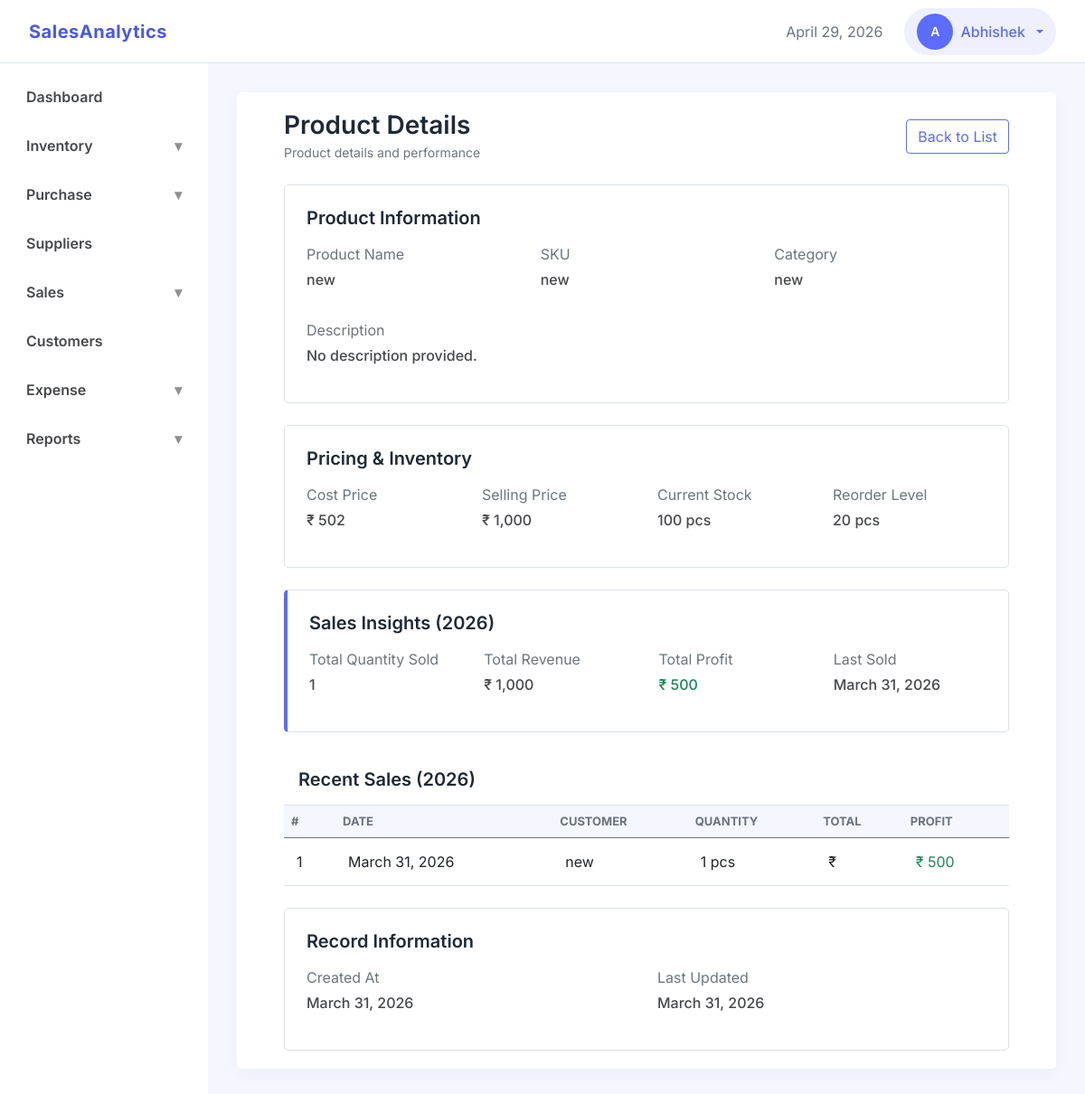
Before: /inventory/list/1 (signed in) with the older database file.
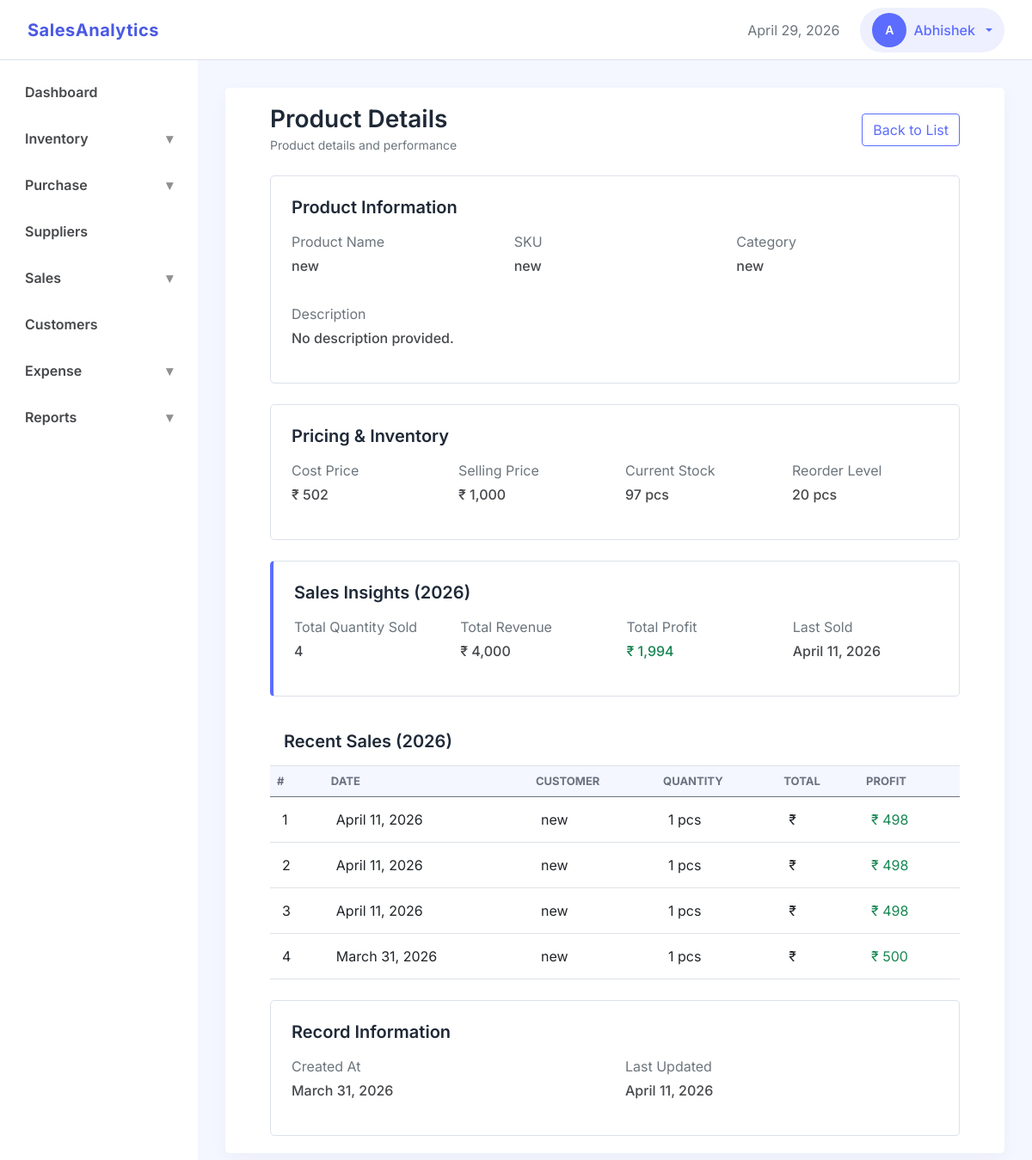
After: the same page with the newer database file.
### inventory/models.py (models this page shows, shortened)
class Product(models.Model):
    class UnitChoices(models.TextChoices):
        PIECE = 'pcs', 'Piece'
        KILOGRAM = 'kg', 'KG'
        LITER = 'l', 'Liter'
        GRAM = 'g', 'Gram'
        METER = 'm', 'Meter'
        BOX = 'box', 'Box'
        PACK = 'pack', 'Pack'
    name = models.CharField(max_length=100)
    description = models.TextField(blank=True)
    sku = models.CharField(max_length=100, unique=True)
    category = models.ForeignKey(
        ProductCategory, on_delete=models.PROTECT,
        db_index=True,
        related_name='products'
        )
    current_avg_cost = models.DecimalField(
        max_digits=12,
        decimal_places=2,
        blank=True,
        null=True
        )
    selling_price = models.DecimalField(
        max_digits=12,
        decimal_places=2
        )
    current_stock = models.IntegerField(
        default=0,
        validators=[MinValueValidator(0)]
        )
    unit = models.CharField(
        max_length=20,
        choices=UnitChoices.choices
        )
    reorder_level = models.IntegerField(
        default=0,
        validators=[MinValueValidator(0)]
        )
    is_active = models.BooleanField(default=True)
    business = models.ForeignKey('business.Business', on_delete=models.CASCADE, related_name='products')
    created_by = models.ForeignKey('accounts.User', on_delete=models.SET_NULL, null=True, blank=True, related_name='created_products')
    created_at = models.DateTimeField(auto_now_add=True)
    updated_at = models.DateTimeField(auto_now=True)

class ProductCategory(models.Model):
    name = models.CharField(max_length=100, unique=True)
    description = models.TextField(blank=True)
    business = models.ForeignKey('business.Business', on_delete=models.CASCADE, related_name='product_categories')
    created_at = models.DateTimeField(auto_now_add=True)
    updated_at = models.DateTimeField(auto_now=True)

### sales/models/sales.py (models this page shows, shortened)
class Sale(models.Model):
    class PaymentMethod(models.TextChoices):
        CASH = 'cash', 'Cash'
        CARD = 'card', 'Card'
        UPI = 'upi', 'UPI'
    class StatusChoices(models.TextChoices):
        COMPLETED = 'completed', 'Completed'
        CANCELLED = 'cancelled', 'Cancelled'
    customer = models.ForeignKey(
        Customer,
        on_delete=models.SET_NULL,
        null=True,
        db_index=True,
        related_name='sales'
        )
    sale_date = models.DateField(db_index=True, default=localdate)
    total_amount = models.DecimalField(
        max_digits=12,
        decimal_places=2,
        validators=[MinValueValidator(1)]
        )
    total_profit = models.DecimalField(max_digits=12, decimal_places=2, default=0)
    payment_method = models.CharField(
        max_length=20,
        choices=PaymentMethod.choices,
        default=PaymentMethod.CASH
        )
    status = models.CharField(max_length=20, choices=StatusChoices.choices, default=StatusChoices.COMPLETED, db_index=True)
    business = models.ForeignKey('business.Business', on_delete=models.CASCADE, related_name='sales')
    created_by = models.ForeignKey('accounts.User', on_delete=models.SET_NULL, null=True, blank=True, related_name='created_sales')
    created_at = models.DateTimeField(auto_now_add=True)
    updated_at = models.DateTimeField(auto_now=True)

class SaleItem(models.Model):
    sale = models.ForeignKey(
        Sale,
        on_delete=models.CASCADE,
        related_name='items'
        )
    product = models.ForeignKey(
        'inventory.Product',
        on_delete=models.PROTECT,
        related_name='sale_items'
        )
    quantity = models.IntegerField(
        default=1,
        validators=[MinValueValidator(1)]
        )
    unit = models.CharField(
        max_length=20,
        )
    price_at_sale = models.DecimalField(
        max_digits=12,
        decimal_places=2,
        validators=[MinValueValidator(0)]
        )
    cost_at_sale = models.DecimalField(
        max_digits=12,
        decimal_places=2,
        validators=[MinValueValidator(0)],
        default=0
        )
    item_total_price = models.DecimalField(
        max_digits=12,
        decimal_places=2,
        validators=[MinValueValidator(0)]
        )
    item_profit = models.DecimalField(max_digits=12, decimal_places=2, default=0)
    business = models.ForeignKey('business.Business', on_delete=models.CASCADE, related_name='sale_items')

### sales/models/customers.py (models this page shows, shortened)
class Customer(models.Model):
    class Meta:
        ordering = ['-is_walkin','name']
    name = models.CharField(max_length=100)
    email = models.EmailField(max_length=100, blank=True)
    phone = models.CharField(max_length=10, unique=True)
    address = models.CharField(max_length=200, blank=True)
    is_walkin = models.BooleanField(default=False)
    is_active = models.BooleanField(default=True)
    business = models.ForeignKey('business.Business', on_delete=models.CASCADE, related_name='customers')
    created_at = models.DateTimeField(auto_now_add=True)
    updated_at = models.DateTimeField(auto_now=True)

### inventory/views.py (the view)
# urls.py: path('list/<int:pk>', views.ProductDetailView.as_view(), name='product_detail'),
class ProductDetailView(View):
    def get(self, request, pk):
        business_id = get_business_id(request)
        product = get_object_or_404(Product, id=pk)
        current_year = now().year
        all_sales = SaleItem.objects.filter(business_id=business_id, product=product, sale__sale_date__year__gte=current_year).select_related('sale').order_by('-sale__sale_date')
        recent_sales = all_sales[:5]
        sales_insights = services.get_sales_insights(all_sales, business_id)
        context = {
            'product': product,
            'recent_sales': recent_sales,
            'last_sold_date': recent_sales[0].sale.sale_date if recent_sales else None,
            'current_year': current_year
        }
        context.update(sales_insights)
        return render(request, 'inventory/product_detail.html', context)

### core/context_processors.py (called while the page is built)
def user_role(request):
    if request.user.is_authenticated:
        business_id = request.session.get('business_id')
        if business_id:
            membership = Membership.objects.filter(
                business_id=business_id,
                user=request.user
            ).first()
            if membership:
                return {'user_role': membership.role}
    return {'user_role': None}

### dashboard/templatetags/navigation_tags.py (called while the page is built)
@register.simple_tag(takes_context=True)
def active(context, *url_names):
    request = context['request']
    current_url = request.resolver_match.url_name
    if current_url in url_names:
        return 'active'
    return ''

@register.simple_tag(takes_context=True)
def show_menu(context, *url_names):
    request = context['request']
    current_url = request.resolver_match.url_name
    if current_url in url_names:
        return 'show'
    return ''

### inventory/services.py (called while the page is built)
def get_sales_insights(all_sales, business_id):
    totals =all_sales.aggregate(
        total_quantity_sold = Sum('quantity'),
        total_revenue = Sum('item_total_price'),
        total_profit = Sum('item_profit')
    )
    return { k: v or 0 for k, v in totals.items() }

### templates/inventory/product_detail.html (shortened to what the changed rows need)
{% extends "base.html" %}
{% load static %}
{% load humanize %}
{% block css_files%}
    <link rel="stylesheet" href="{% static 'css/apps/list.css' %}">
{% endblock %}
{% block content %}
<div class="container-fluid">
    <div class="custom-card p-4 mb-4">
        <div class="row">
            <div class="col-md-4 mb-3">
                <p class="text-muted mb-1">Product Name</p>
                <p class="text-semibold">{{ product.name }}</p>
            </div>
            <div class="col-md-4 mb-3">
                <p class="text-muted mb-1">SKU</p>
                <p class="text-semibold">{{ product.sku }}</p>
            </div>
            <div class="col-md-4 mb-3">
                <p class="text-muted mb-1">Category</p>
                <p class="text-semibold">
                    {{ product.category.name }}
                </p>
            </div>
            <div class="col-md-12">
                <p class="text-muted mb-1">Description</p>
                <p class="text-semibold">
                    {{ product.description|default:"No description provided." }}
                </p>
            </div>
        </div>
    </div>
    <div class="custom-card p-4 mb-4">
        <div class="row">
            <div class="col-md-3">
                <p class="text-muted mb-1">Cost Price</p>
                <p class="text-semibold">₹ {{ product.current_avg_cost|floatformat:0|intcomma }}</p>
            </div>
            <div class="col-md-3">
                <p class="text-muted mb-1">Selling Price</p>
                <p class="text-semibold">₹ {{ product.selling_price|floatformat:0|intcomma }}</p>
            </div>
            <div class="col-md-3">
                <p class="text-muted mb-1">Current Stock</p>
                <p class="text-semibold">{{ product.current_stock }} {{ product.unit }}</p>
            </div>
            <div class="col-md-3">
                <p class="text-muted mb-1">Reorder Level</p>
                <p class="text-semibold">{{ product.reorder_level }} {{ product.unit }}</p>
            </div>
        </div>
    </div>
    <div class="custom-card border-left p-4 mb-4">
        <div class="row">
            <div class="col-md-3">
                <p class="text-muted mb-1">Total Quantity Sold</p>
                <p class="text-semibold">{{ total_quantity_sold }}</p>
            </div>
            <div class="col-md-3">
                <p class="text-muted mb-1">Total Revenue</p>
                <p class="text-semibold">₹ {{ total_revenue|floatformat:0|intcomma }}</p>
            </div>
            <div class="col-md-3">
                <p class="text-muted mb-1">Total Profit</p>
                <p class="text-success text-semibold">
                    ₹ {{ total_profit|floatformat:0|intcomma }}
                </p>
            </div>
            <div class="col-md-3">
                <p class="text-muted mb-1">Last Sold</p>
                <p class="text-semibold">
                    {{ last_sold_date|default:"N/A" }}
                </p>
            </div>
        </div>
    </div>
    <div class=" mb-4">
        <div class="table-responsive">
            <table class="table align-middle data-table mb-0">
                <thead>
                    <tr>
                        <th>#</th>
                        <th>Date</th>
                        <th>Customer</th>
                        <th>Quantity</th>
                        <th>Total</th>
                        <th>Profit</th>
                    </tr>
                </thead>
                <tbody>
                {% for item in recent_sales %}
                <tr>
                    <td>{{ forloop.counter }}</td>
                    <td>{{ item.sale.sale_date }}</td>
                    <td>
                        {% if item.sale.customer %}
                            {{ item.sale.customer.name }}
                        {% else %}
                            <span class="text-muted">Walk-in</span>
                        {% endif %}
                    </td>
                    <td>{{ item.quantity }} {{ item.product.unit }}</td>
                    <td>₹ {{ item.item_total|floatformat:0|intcomma }}</td>
                    <td class="text-success">
                        ₹ {{ item.item_profit|floatformat:0|intcomma }}
                    </td>
                </tr>
                {% empty %}
                <tr>
                    <td colspan="6" class="text-center py-4 text-muted">
                        No sales for this product yet.
                    </td>
                </tr>
                {% endfor %}
                </tbody>
            </table>
        </div>
    </div>
    <div class="custom-card p-4">
        <div class="row">
            <div class="col-md-6">
                <p class="text-muted mb-1">Created At</p>
                <p class="text-semibold">{{ product.created_at|date }}</p>
            </div>
            <div class="col-md-6">
                <p class="text-muted mb-1">Last Updated</p>
                <p class="text-semibold">{{ product.updated_at|date }}</p>
            </div>
        </div>
    </div>
</div>
{% endblock %}

Changed rows visible on the page:
no longer on this page (row unchanged): Sale: sale_date "March 31, 2026"
changed Product "new": current_stock "100" → "97"; updated_at "March 31, 2026" → "April 11, 2026"
added Sale: sale_date "April 11, 2026"
added SaleItem: sale.sale_date "April 11, 2026", sale.customer.name "new", quantity "1", product.unit "pcs", item_profit "498"
added SaleItem: sale.sale_date "April 11, 2026", sale.customer.name "new", quantity "1", product.unit "pcs", item_profit "498"
added SaleItem: sale.sale_date "April 11, 2026", sale.customer.name "new", quantity "1", product.unit "pcs", item_profit "498"
Other visible differences:
{{ total_quantity_sold }}: "1" → "4"
{{ total_revenue|floatformat:0|intcomma }}: "1,000" → "4,000"
{{ total_profit|floatformat:0|intcomma }}: "500" → "1,994"
